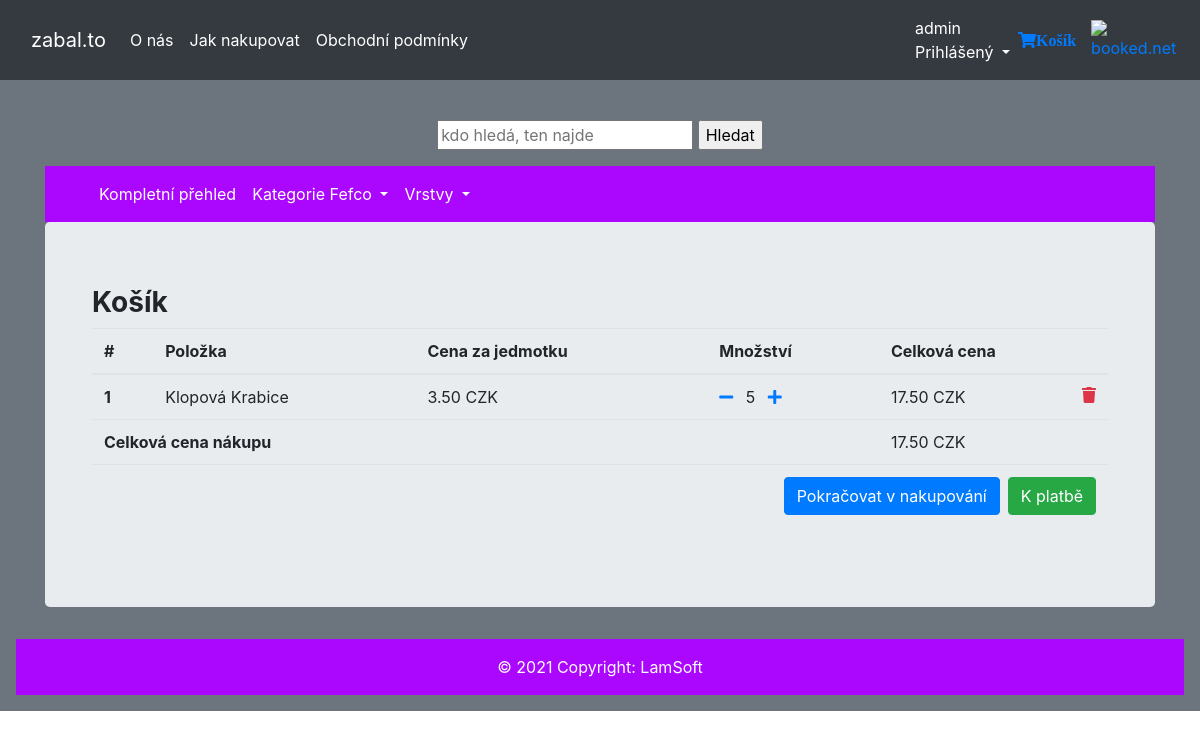
The app's page /order-summary/ (signed in), older data.
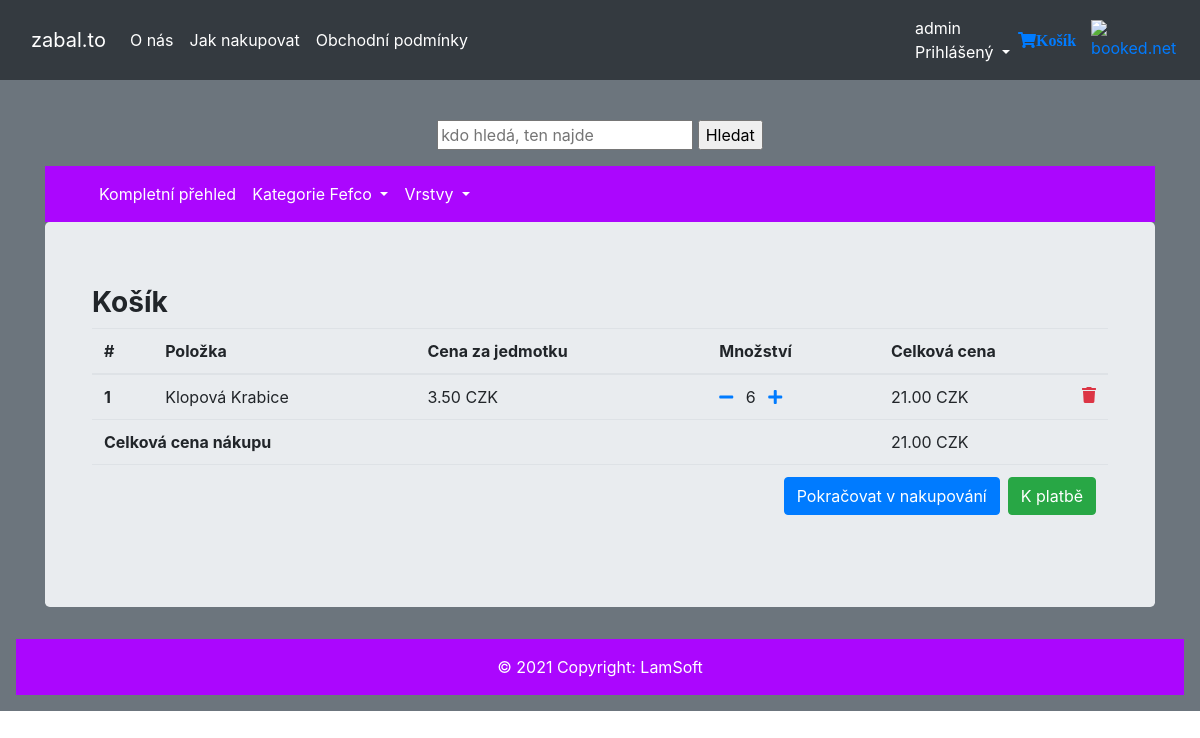
The same page, newer data.
### utils/models.py (models this page shows, shortened)
class OrderItem(Model):
    user = ForeignKey(settings.AUTH_USER_MODEL,
                             on_delete=CASCADE)
    ordered = BooleanField(default=False)
    item = ForeignKey(Box, on_delete=CASCADE)
    quantity = IntegerField(default=1)
    def get_total_item_price(self):
        return self.quantity * self.item.price_a
    def get_final_price(self):
        if self.item.discount_price:
            return self.get_discount_item_price()
        return self.get_total_item_price()

class Box(Model):
    name = CharField(max_length=50)
    size = CharField(max_length=20)
    color = CharField(max_length=20)
    layer = ForeignKey(Layer, on_delete=DO_NOTHING)
    fefco = ForeignKey(Fefco, on_delete=DO_NOTHING)
    description = CharField(max_length=500)
    price_a = DecimalField(max_digits=8, decimal_places=2)
    price_n = DecimalField(max_digits=8, decimal_places=2)
    photo = ImageField(upload_to='media')
    quantity = IntegerField()
    discount_price = FloatField(blank=True, null=True)

class Order(Model):
    user = ForeignKey(settings.AUTH_USER_MODEL, on_delete=CASCADE)
    items = ManyToManyField(OrderItem)
    start_date = DateTimeField(auto_now_add=True)
    ordered_date = DateTimeField()
    ordered = BooleanField(default=False)
    checkout_address = ForeignKey(
        'CheckoutAddress', on_delete=SET_NULL, blank=True, null=True)
    payment = ForeignKey(
        'Payment', on_delete=SET_NULL, blank=True, null=True)
    def get_total_price(self):
        total = 0
        for order_item in self.items.all():
            total += order_item.get_final_price()
        return total

### utils/views.py (the view)
# urls.py: path('order-summary/', OrderSummaryView.as_view(), name='order-summary'),
class OrderSummaryView(LoginRequiredMixin, View):
    def get(self, *args, **kwargs):
        try:
            order = Order.objects.get(user=self.request.user, ordered=False)
            context = {
                'object': order
            }
            return render(self.request, 'order_summary.html', context)
        except ObjectDoesNotExist:
            messages.error(self.request, "You do not have an order")
            return redirect("/")

### utils/templates/order_summary.html (shortened to what this page needs)
{% extends 'front.html' %}
{% block content %}
    <main>
        <div class= "container">
            <div class="table-responsive text-nowrap">
                <h3>
                    <strong>Košík</strong>
                </h3>
                <table class="table">
                    <thead>
                    <tr>
                        <th scope="col">#</th>
                        <th scope="col">Položka</th>
                        <th scope="col">Cena za jedmotku</th>
                        <th scope="col">Množství</th>
                        <th scope="col">Celková cena</th>
                    </tr>
                    </thead>
                    <tbody>
                    {% for order_item in object.items.all %}
                        <tr>
                            <th scope="row">{{ forloop.counter }}</th>
                            <td>{{ order_item.item.name }}</td>
                            <td>
                                {% if order_item.item.discount_price %}
                                    <del>{{ order_item.item.price_a}} CZK</del>
                                    {{ order_item.item.discount_price }} CZK
                                {% else %}
                                    {{ order_item.item.price_a}} CZK
                                {% endif %}
                            </td>
                            <td>
                                <a href="{% url 'reduce-quantity-item' order_item.item.pk %}"><i class="fas fa-minus mr-2"></i></a>
                                {{ order_item.quantity }}
                                <a href="{% url 'add-to-cart' order_item.item.pk %}"><i class="fas fa-plus ml-2"></i></a>
                            </td>
                            <td>
                                {% if order_item.item.discount_price %}
                                    {{ order_item.get_discount_item_price }} CZK
                                    <span class="badge badge-success" >Saved CZK{{ order_item.get_amount_saved }}</span>
                                {% else %}
                                    {{ order_item.get_total_item_price}} CZK
                                {% endif %}
                                <a href="{% url 'remove-from-cart' order_item.item.pk %}">
                                    <i class="fas fa-trash float-right text-danger"></i>
                                </a>
                            </td>
                        </tr>
                    {% endfor %}
                    {% if object.get_total_price %}
                        <tr>
                            <td colspan="4"><b>Celková cena nákupu</b></td>
                            <td>{{ object.get_total_price }} CZK</td>
                        </tr>
                        <tr>
                            <td colspan="5">
                                <a href="{% url 'checkout' %}" class="btn btn-success btm-sm float-right ml-2">K platbě</a>
                                <a href="/" class="btn btn-primary float-right">Pokračovat v nakupování</a>
                            </td>
                        </tr>
                    {% endif %}
                    </tbody>
                </table>
            </div>
        </div>
    </main>
{% endblock content %}

Row changes from the older to the newer data that the page shows:
changed OrderItem "Klopová Krabice": quantity "5" → "6"; get_total_item_price "17.50" → "21.00"
changed through a linked row, Order: get_total_price "17.50" → "21.00"
